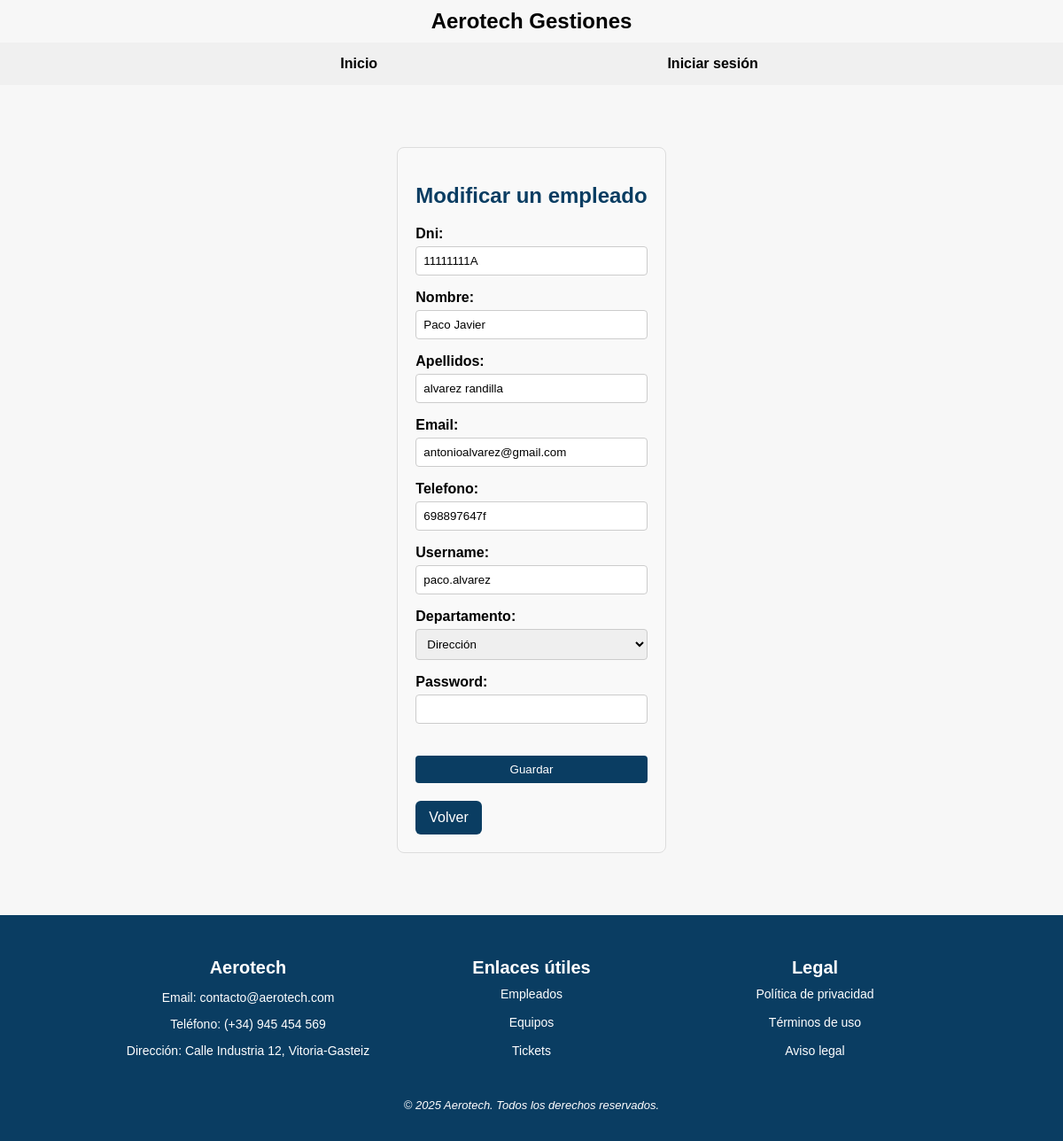
Page /Aerotech/empleado/1/modificar/ on the committed database.
### Aerotech/models.py (models this page shows, shortened)
class Empleado(models.Model):
    DEPARTAMENTOS = [
        ('Dirección', 'Dirección'),
        ('Mantenimiento', 'Mantenimiento'),
        ('Logística', 'Logística'),
    ]
    dni = models.CharField(max_length=9, unique=True)
    nombre = models.CharField(max_length=100)
    apellidos = models.CharField(max_length=150)
    email = models.EmailField()
    telefono = models.CharField(max_length=15)
    username = models.CharField(max_length=150, unique=True, null=True, blank=True)
    departamento = models.CharField(max_length=50, choices=DEPARTAMENTOS)
    password = models.CharField(max_length=100, default="")   # PRUEBA PARA VER SI FUNCIONA EL LOGGER y pss VACIA

### Aerotech/views.py (the view, shortened to what this page needs)
# urls.py: path('empleado/<int:pk>/modificar/', views.ModificarEmpleado.as_view(), name='modificar-empleado'),
class ModificarEmpleado(UpdateView):
    model = Empleado
    template_name = 'modificar_empleado.html'
    form_class = EmpleadoForm
    success_url = reverse_lazy('lista-empleados')

### Aerotech/forms.py
class EmpleadoForm(forms.ModelForm):
    class Meta:
        model = Empleado
        fields = '__all__'

### Aerotech/templates/modificar_empleado.html (shortened to what this page needs)
{% extends 'Base.html' %}
{% block content %}
<div class="modificar-empleado">
    <h2> Modificar un empleado </h2>
    <form action="" method="post">
        {{form.as_p}}
        <button type="submit">Guardar</button>
        <a class="btn" href="{% url 'lista-empleados' %}">Volver</a>
    </form>
</div>
{% endblock %}

### static/css/estilos.css (style rules this page uses)
html, body { height: 100%; padding: 0; display: flex; flex-direction: column; font-family: Arial, sans-serif; margin: 0px; background-color: #f7f7f7; }
.btn { display: inline-block; margin-top: 20px; padding: 10px 15px; background-color: #0a3d62; color: white; text-decoration: none; border-radius: 6px; transition: background-color 0.3s ease; }
.formulario-login, .modificar-equipo, .modificar-empleado, .modificar-ticket, .crear-equipo, .crear-ticket, .crear-empleado { max-width: 600px; margin: 40px auto; padding: 20px; background-color: #f9f9f9; font-family: Arial, sans-serif; border: 1px solid #ddd; border-radius: 8px; }
.formulario-login h2, .modificar-equipo h2, .modificar-empleado h2, .modificar-ticket h2, .crear-equipo h2, .crear-ticket h2, .crear-empleado h2 { text-align: center; margin-bottom: 20px; color: #0a3d62; }
.formulario-login form label, .modificar-equipo form label, .modificar-empleado form label, .modificar-ticket form label, .crear-equipo form label, .crear-ticket form label, .crear-empleado form label { display: block; margin-top: 15px; font-weight: bold; }
.formulario-login input, .modificar-equipo form input, .modificar-equipo form select, .modificar-equipo form button, .modificar-empleado form input, .modificar-empleado form select, .modificar-empleado form button, .modificar-ticket form input, .modificar-ticket form select, .modificar-ticket form button, .crear-equipo form input, .crear-equipo form select, .crear-equipo form button, .crear-ticket form input, .crear-ticket form select, .crear-ticket form textarea, .crear-ticket form button, .crear-empleado form input, .crear-empleado form select, .crear-empleado form button { width: 100%; padding: 8px; margin-top: 5px; box-sizing: border-box; border: 1px solid #ccc; border-radius: 4px; }
.formulario-login form button, .modificar-equipo form button, .modificar-empleado form button, .modificar-ticket form button, .crear-equipo form button, .crear-ticket form button, .crear-empleado form button { background-color: #0a3d62; color: white; border: none; margin-top: 20px; }
.modificar-equipo a, .modificar-empleado a, .modificar-ticket a, .crear-equipo a, .crear-ticket a, .crear-empleado a { display: inline-block; margin-top: 20px; color: #ffffff; text-decoration: none; }

### rows in the picture
Empleado: dni "11111111A", nombre "Paco Javier", apellidos "alvarez randilla", email "antonioalvarez@gmail.com", telefono "698897647f", username "paco.alvarez", departamento "Dirección"
